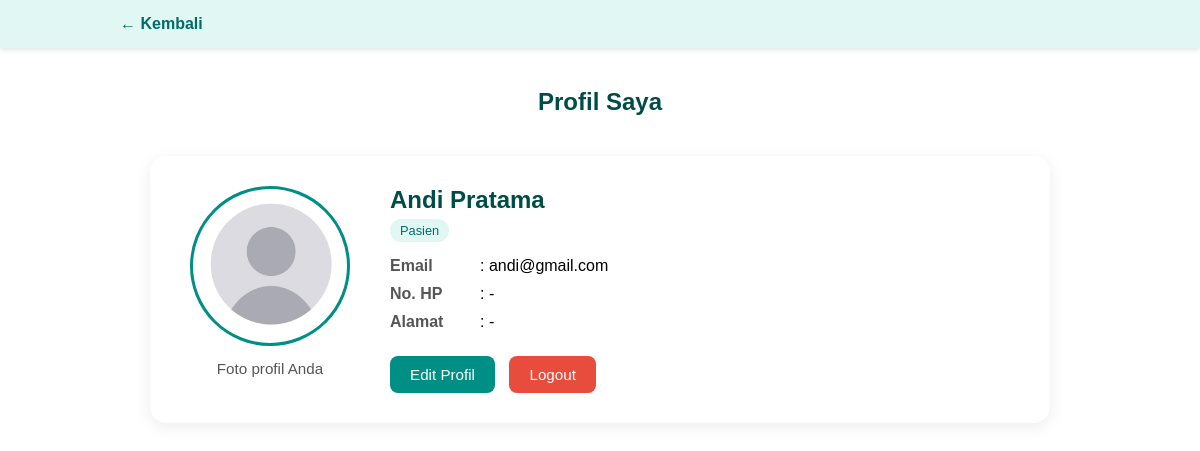
Screenshot of /profil.php (signed in) with the database file from the repository.
### tables this page shows
CREATE TABLE `users` (
  `user_id` int(11) NOT NULL,
  `nama` varchar(100) DEFAULT NULL,
  `email` varchar(100) DEFAULT NULL,
  `password` varchar(255) DEFAULT NULL,
  `role` enum('dokter','pasien') DEFAULT NULL,
  `no_hp` varchar(20) DEFAULT '-',
  `alamat` text DEFAULT NULL,
  `foto` varchar(255) DEFAULT 'default.png'
);

### profil.php (the view, shortened to what this page needs)
<?php
include 'connection.php';
$user_id = isset($_SESSION['user_id']) ? $_SESSION['user_id'] : $_SESSION['id_pasien'];
$sql  = "SELECT * FROM users WHERE user_id = '$user_id'";
$query = mysqli_query($conn, $sql);
$user  = mysqli_fetch_assoc($query);
$nama   = $user['nama'] ?? '-';
$email  = $user['email'] ?? '-';
$role   = $user['role'] ?? '-';
$no_hp  = $user['no_hp'] ?? '-';
$alamat = $user['alamat'] ?? '-';
$foto   = $user['foto'] ?: 'default.png';
$foto_path = 'asset/image/profil/' . $foto;
$link_beranda = 'index.php';
?>
<!DOCTYPE html>
<html lang="id">
<head>
    <link rel="stylesheet" href="asset/css/style.css">
</head>
<body>
    <header style="background-color:#e0f7f4; padding:15px 10%;">
        <a href="<?= $link_beranda ?>" style="color:#006d67; text-decoration:none; font-weight:600;">
            ← Kembali
        </a>
    </header>
    <main>
        <section style="padding: 40px 10%;">
            <h1 style="text-align:center; color:#004d47; margin-bottom:25px;">Profil Saya</h1>
            <div class="profile-wrapper">
                <div class="profile-photo">
                    <img src="<?= $foto_path ?>" alt="Foto Profil">
                    <p>Foto profil Anda</p>
                </div>
                <div class="profile-info">
                    <h2><?= $nama ?></h2>
                    <div class="role-badge">
                        <?= $role == 'dokter' ? 'Dokter' : 'Pasien'; ?>
                    </div>
                    <div class="profile-row">
                        <span class="label">Email</span>:
                        <span><?= $email ?></span>
                    </div>
                    <div class="profile-row">
                        <span class="label">No. HP</span>:
                        <span><?= $no_hp ?></span>
                    </div>
                    <div class="profile-row">
                        <span class="label">Alamat</span>:
                        <span><?= $alamat ?></span>
                    </div>
                    <div class="profile-actions">
                        <a href="edit_profil.php" class="btn-edit">Edit Profil</a>
                        <a href="logout.php" class="btn-logout">Logout</a>
                    </div>
                </div>
            </div>
        </section>
    </main>
</body>
</html>

### asset/css/style.css (style rules this page uses)
* { margin: 0; padding: 0; box-sizing: border-box; font-family: "Poppins", sans-serif; }
html { scroll-behavior: smooth; }
header { background-color: #e0f7f4; box-shadow: 0 2px 5px rgba(0, 0, 0, 0.1); justify-content: right; }

### profil.php (style rules this page uses)
.profile-wrapper { max-width: 900px; margin: 40px auto 60px; padding: 30px; background: #ffffff; border-radius: 16px; box-shadow: 0 4px 15px rgba(0, 0, 0, 0.08); display: flex; gap: 30px; align-items: flex-start; }
.profile-photo { flex: 0 0 180px; text-align: center; }
.profile-photo img { width: 160px; height: 160px; border-radius: 50%; object-fit: cover; border: 3px solid #008f85; }
.profile-photo p { margin-top: 10px; font-size: 0.95rem; color: #555; }
.profile-info { flex: 1; }
.profile-info h2 { margin-bottom: 5px; color: #004d47; }
.profile-info .role-badge { display: inline-block; padding: 4px 10px; border-radius: 999px; font-size: 0.8rem; background: #e0f7f4; color: #006d67; margin-bottom: 15px; }
.profile-row { margin-bottom: 10px; }
.profile-row span.label { display: inline-block; width: 90px; font-weight: 600; color: #555; }
.profile-actions { margin-top: 25px; }
.btn-edit { display: inline-block; background: #008f85; color: white; padding: 10px 20px; border-radius: 8px; text-decoration: none; font-size: 0.95rem; transition: 0.3s; }
.btn-logout { display: inline-block; background: #e74c3c; color: white; padding: 10px 20px; border-radius: 8px; text-decoration: none; font-size: 0.95rem; margin-left: 10px; transition: 0.3s; }

### rows the page displays
users: foto (placeholder picture), nama "Andi Pratama", email "andi@gmail.com", no_hp "-", alamat "-"
